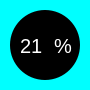
    <widget class="QFrame" name="frame_22">
     <property name="geometry">
      <rect>
       <x>730</x>
       <y>110</y>
       <width>90</width>
       <height>90</height>
      </rect>
     </property>
     <property name="styleSheet">
      <string notr="true">QFrame{
background-color: rgb(0, 255, 255);
border-radius:45px;
}</string>
     </property>
     <property name="frameShape">
      <enum>QFrame::StyledPanel</enum>
     </property>
     <property name="frameShadow">
      <enum>QFrame::Plain</enum>
     </property>
     <widget class="QFrame" name="frame_25">
      <property name="geometry">
       <rect>
        <x>10</x>
        <y>10</y>
        <width>70</width>
        <height>70</height>
       </rect>
      </property>
      <property name="styleSheet">
       <string notr="true">QFrame{
background-color: black;
border-radius:35px;
}</string>
      </property>
      <property name="frameShape">
       <enum>QFrame::StyledPanel</enum>
      </property>
      <property name="frameShadow">
       <enum>QFrame::Plain</enum>
      </property>
      <widget class="QWidget" name="widget_42" native="true">
       <property name="geometry">
        <rect>
         <x>10</x>
         <y>10</y>
         <width>81</width>
         <height>61</height>
        </rect>
       </property>
       <property name="styleSheet">
        <string notr="true">background-color: rgba(255, 255, 255, 0);
</string>
       </property>
       <widget class="QWidget" name="horizontalLayoutWidget_26">
        <property name="geometry">
         <rect>
          <x>0</x>
          <y>0</y>
          <width>61</width>
          <height>51</height>
         </rect>
        </property>
        <layout class="QHBoxLayout" name="horizontalLayout_26">
         <item>
          <widget class="QLabel" name="Finential_statistic1_73">
           <property name="styleSheet">
            <string notr="true">color:white;
background-color: rgba(255, 255, 255, 0);
font: 20px;</string>
           </property>
           <property name="text">
            <string>21</string>
           </property>
           <property name="wordWrap">
            <bool>true</bool>
           </property>
          </widget>
         </item>
         <item>
          <widget class="QLabel" name="Finential_statistic1_74">
           <property name="styleSheet">
            <string notr="true">color:white;
font: 20px;
background-color:rgba(255, 255, 255, 0);</string>
           </property>
           <property name="frameShadow">
            <enum>QFrame::Raised</enum>
           </property>
           <property name="text">
            <string>%</string>
           </property>
           <property name="wordWrap">
            <bool>true</bool>
           </property>
          </widget>
         </item>
        </layout>
       </widget>
      </widget>
     </widget>
    </widget>
